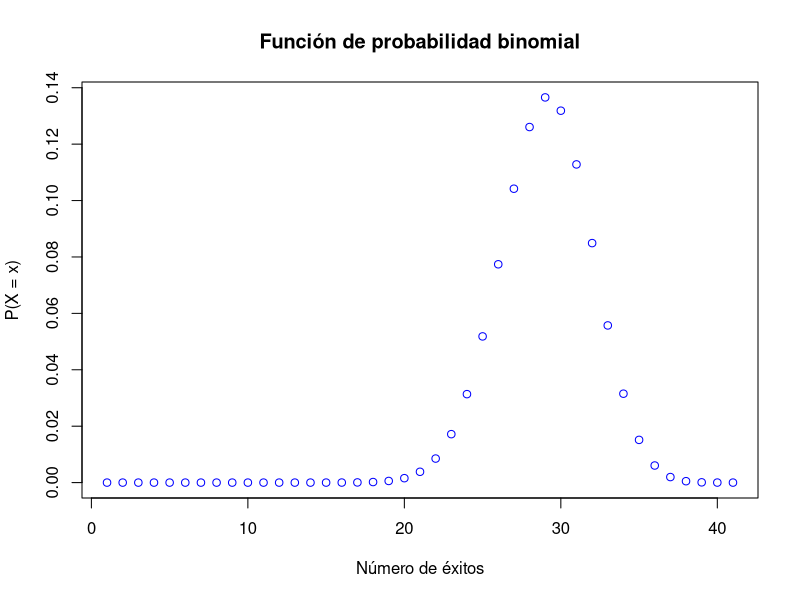

Recreate this plot in R.
## ---- chunk 1
knitr::opts_chunk$set(echo = TRUE)
## ---- chunk 2
dbinom(20,size=40,prob=0.7)
## ---- chunk 3
dbinom(20,size=30,prob=0.7)
## ---- chunk 4
n=40
x<-seq(0,n,1)

plot(dbinom(x=x, size = n, prob = 0.7),main = "Función de probabilidad binomial",ylab = "P(X = x)", xlab = "Número de éxitos",col="blue")
